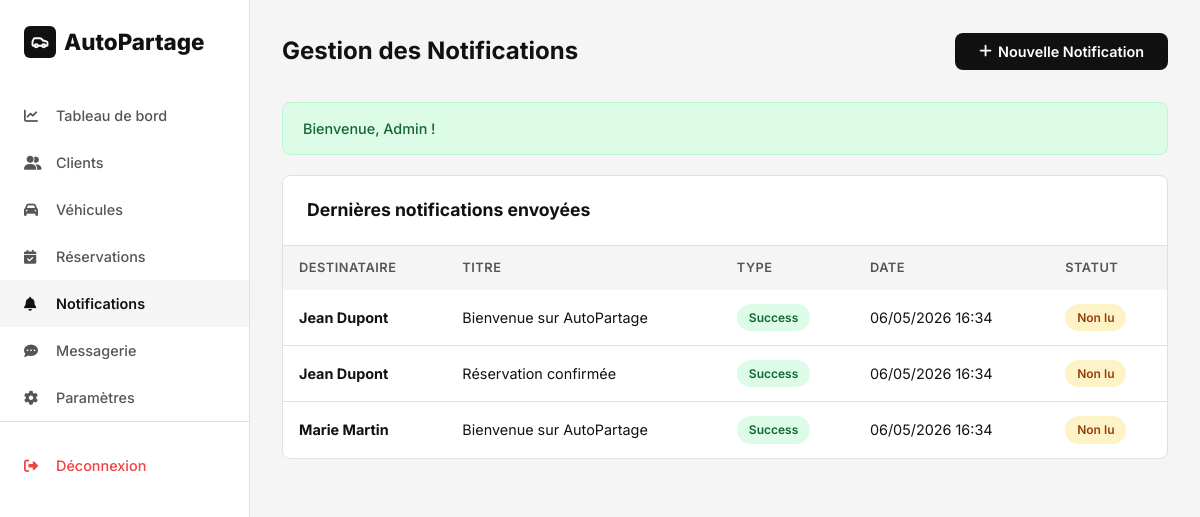
/admin/notifications.php (signed in), run on the app's committed database.
### tables this page shows
CREATE TABLE messages (
    id INT AUTO_INCREMENT PRIMARY KEY,
    utilisateur_id INT NOT NULL,
    titre VARCHAR(255) NOT NULL,
    contenu TEXT NOT NULL,
    lu TINYINT(1) NOT NULL DEFAULT 0,
    type ENUM('info', 'success', 'warning', 'error') NOT NULL DEFAULT 'info',
    date_creation DATETIME NOT NULL DEFAULT CURRENT_TIMESTAMP,
    FOREIGN KEY (utilisateur_id) REFERENCES utilisateurs(id) ON DELETE CASCADE
);

CREATE TABLE utilisateurs (
    id INT AUTO_INCREMENT PRIMARY KEY,
    prenom VARCHAR(100) NOT NULL,
    nom VARCHAR(100) NOT NULL,
    email VARCHAR(255) NOT NULL UNIQUE,
    mot_de_passe VARCHAR(255) NOT NULL,
    telephone VARCHAR(20) DEFAULT NULL,
    adresse TEXT DEFAULT NULL,
    role ENUM('client', 'admin') NOT NULL DEFAULT 'client',
    photo VARCHAR(255) DEFAULT NULL,
    statut ENUM('actif', 'inactif', 'suspendu') NOT NULL DEFAULT 'actif',
    is_deleted TINYINT(1) NOT NULL DEFAULT 0,
    date_creation DATETIME NOT NULL DEFAULT CURRENT_TIMESTAMP,
    date_modification DATETIME DEFAULT NULL ON UPDATE CURRENT_TIMESTAMP
);

### includes/functions.php (called while the page is built, shortened)
<?php
function clean($data) {
    return htmlspecialchars(trim($data), ENT_QUOTES, 'UTF-8');
}
function getFlash() {
    if (isset($_SESSION['flash'])) {
        $flash = $_SESSION['flash'];
        return $flash;
    }
    return null;
}
function formatDateTime($date) {
    return date('d/m/Y H:i', strtotime($date));
}

### admin/notifications.php (the view, shortened to what this page needs)
<?php
require_once '../config/database.php';
require_once '../includes/functions.php';
$stmt = $pdo->query("SELECT m.*, u.prenom, u.nom
                     FROM messages m
                     JOIN utilisateurs u ON m.utilisateur_id = u.id
                     ORDER BY m.date_creation DESC LIMIT 20");
$notifications = $stmt->fetchAll();
?>
<!DOCTYPE html>
<html lang="fr">
<head>
    <link rel="stylesheet" href="https://cdnjs.cloudflare.com/ajax/libs/font-awesome/6.5.0/css/all.min.css">
    <link rel="stylesheet" href="../assets/css/style.css">
</head>
<body class="dashboard">
    <?php include '../includes/sidebar.php'; ?>
    <main class="dashboard-content">
        <header class="dashboard-header">
            <h1>Gestion des Notifications</h1>
            <button class="btn btn-primary" onclick="document.getElementById('notifModal').style.display='flex'">
                <i class="fas fa-plus"></i> Nouvelle Notification
            </button>
        </header>
        <?php $flash = getFlash(); if ($flash): ?>
            <div class="flash flash-<?= $flash['type'] ?>"><?= $flash['message'] ?></div>
        <?php endif; ?>
        <div class="table-container">
            <div class="table-header">
                <h3>Dernières notifications envoyées</h3>
            </div>
            <table>
                <thead>
                    <tr>
                        <th>Destinataire</th>
                        <th>Titre</th>
                        <th>Type</th>
                        <th>Date</th>
                        <th>Statut</th>
                    </tr>
                </thead>
                <tbody>
                    <?php foreach ($notifications as $n): ?>
                    <tr>
                        <td><strong><?= clean($n['prenom'] . ' ' . $n['nom']) ?></strong></td>
                        <td><?= clean($n['titre']) ?></td>
                        <td><span class="badge badge-<?= $n['type'] ?>"><?= ucfirst($n['type']) ?></span></td>
                        <td><?= formatDateTime($n['date_creation']) ?></td>
                        <td><?= $n['lu'] ? '<span class="badge badge-success">Lu</span>' : '<span class="badge badge-warning">Non lu</span>' ?></td>
                    </tr>
                    <?php endforeach; ?>
                </tbody>
            </table>
        </div>
    </main>
</body>
</html>

### assets/css/style.css (style rules this page uses)
*,*::before,*::after { box-sizing:border-box;margin:0;padding:0 }
:root { --primary:#111;--secondary:#555;--accent:#222;--bg:#fff;--bg-alt:#f5f5f5;--border:#e0e0e0;--success:#22c55e;--warning:#f59e0b;--danger:#ef4444;--info:#3b82f6;--radius:8px;--shadow:0 2px 12px rgba(0,0,0,.08);--transition:all .3s ease }
body { font-family:'Inter',sans-serif;color:var(--primary);background:var(--bg);line-height:1.6;min-height:100vh }
input,select,textarea,button { font-family:inherit;font-size:inherit }
.btn { display:inline-flex;align-items:center;justify-content:center;gap:6px;padding:10px 24px;border-radius:var(--radius);font-weight:600;font-size:.9rem;border:none;cursor:pointer;transition:var(--transition) }
.btn-primary { background:var(--primary);color:#fff }
.dashboard { display:flex;min-height:100vh }
.dashboard-content { flex:1;margin-left:250px;padding:32px;background:var(--bg-alt);min-height:100vh }
.dashboard-header { display:flex;align-items:center;justify-content:space-between;margin-bottom:32px }
.dashboard-header h1 { font-size:1.5rem;font-weight:700 }
.table-container { background:#fff;border-radius:var(--radius);border:1px solid var(--border);overflow:hidden }
.table-header { padding:20px 24px;display:flex;align-items:center;justify-content:space-between;border-bottom:1px solid var(--border) }
.table-header h3 { font-size:1.1rem;font-weight:700 }
table { width:100%;border-collapse:collapse }
thead { background:var(--bg-alt) }
th { padding:12px 16px;text-align:left;font-size:.8rem;font-weight:600;text-transform:uppercase;letter-spacing:.5px;color:var(--secondary) }
td { padding:14px 16px;border-bottom:1px solid var(--border);font-size:.9rem }
tr:last-child td { border-bottom:none }
.badge { display:inline-flex;align-items:center;padding:4px 12px;border-radius:20px;font-size:.75rem;font-weight:600 }
.badge-success { background:#dcfce7;color:#166534 }
.badge-warning { background:#fef3c7;color:#92400e }
.flash { padding:14px 20px;border-radius:var(--radius);margin-bottom:20px;font-size:.9rem;font-weight:500;display:flex;align-items:center;gap:8px;animation:slideDown .3s ease }
.flash-success { background:#dcfce7;color:#166534;border:1px solid #bbf7d0 }
.btn { position: relative; overflow: hidden; transition: all 0.3s ease; }
.btn::after { content: ''; position: absolute; top: 50%; left: 50%; width: 0; height: 0; background: rgba(255,255,255,0.2); border-radius: 50%; transform: translate(-50%, -50%); transition: width 0.6s, height 0.6s; }

### data on the page
messages: utilisateur.nom "Jean Dupont", titre "Bienvenue sur AutoPartage", type "Success", date_creation "06/05/2026 16:34", lu "Non lu"
messages: utilisateur.nom "Jean Dupont", titre "Réservation confirmée", type "Success", date_creation "06/05/2026 16:34", lu "Non lu"
messages: utilisateur.nom "Marie Martin", titre "Bienvenue sur AutoPartage", type "Success", date_creation "06/05/2026 16:34", lu "Non lu"

### other printed values
$flash['message'] "Bienvenue, Admin !"
